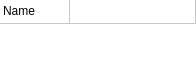
<?xml version="1.0" encoding="UTF-8"?>
<ui version="4.0">
 <class>GroupTool</class>
 <widget class="QWidget" name="GroupTool">
  <property name="geometry">
   <rect>
    <x>0</x>
    <y>0</y>
    <width>196</width>
    <height>69</height>
   </rect>
  </property>
  <property name="windowTitle">
   <string>Form</string>
  </property>
  <layout class="QVBoxLayout" name="verticalLayout">
   <property name="spacing">
    <number>0</number>
   </property>
   <property name="leftMargin">
    <number>0</number>
   </property>
   <property name="topMargin">
    <number>0</number>
   </property>
   <property name="rightMargin">
    <number>0</number>
   </property>
   <property name="bottomMargin">
    <number>0</number>
   </property>
   <item>
    <widget class="QStackedWidget" name="stackedWidget">
     <property name="currentIndex">
      <number>0</number>
     </property>
     <widget class="QWidget" name="page">
      <layout class="QVBoxLayout" name="verticalLayout_2">
       <property name="spacing">
        <number>0</number>
       </property>
       <property name="leftMargin">
        <number>0</number>
       </property>
       <property name="topMargin">
        <number>0</number>
       </property>
       <property name="rightMargin">
        <number>0</number>
       </property>
       <property name="bottomMargin">
        <number>0</number>
       </property>
       <item>
        <widget class="QTableWidget" name="tableWidget">
         <property name="sizePolicy">
          <sizepolicy hsizetype="Expanding" vsizetype="Minimum">
           <horstretch>0</horstretch>
           <verstretch>0</verstretch>
          </sizepolicy>
         </property>
         <property name="frameShape">
          <enum>QFrame::NoFrame</enum>
         </property>
         <property name="sizeAdjustPolicy">
          <enum>QAbstractScrollArea::AdjustToContents</enum>
         </property>
         <property name="editTriggers">
          <set>QAbstractItemView::NoEditTriggers</set>
         </property>
         <property name="selectionMode">
          <enum>QAbstractItemView::NoSelection</enum>
         </property>
         <attribute name="horizontalHeaderVisible">
          <bool>false</bool>
         </attribute>
         <attribute name="horizontalHeaderDefaultSectionSize">
          <number>70</number>
         </attribute>
         <attribute name="horizontalHeaderStretchLastSection">
          <bool>true</bool>
         </attribute>
         <attribute name="verticalHeaderVisible">
          <bool>false</bool>
         </attribute>
         <attribute name="verticalHeaderDefaultSectionSize">
          <number>24</number>
         </attribute>
         <attribute name="verticalHeaderMinimumSectionSize">
          <number>24</number>
         </attribute>
         <row>
          <property name="text">
           <string>Name</string>
          </property>
         </row>
         <column>
          <property name="text">
           <string>Property</string>
          </property>
         </column>
         <column>
          <property name="text">
           <string>Value</string>
          </property>
         </column>
         <item row="0" column="0">
          <property name="text">
           <string>Name</string>
          </property>
         </item>
        </widget>
       </item>
      </layout>
     </widget>
     <widget class="QWidget" name="page_2">
      <widget class="QLineEdit" name="nameLineEdit">
       <property name="geometry">
        <rect>
         <x>70</x>
         <y>100</y>
         <width>113</width>
         <height>20</height>
        </rect>
       </property>
       <property name="frame">
        <bool>false</bool>
       </property>
      </widget>
     </widget>
    </widget>
   </item>
  </layout>
 </widget>
 <resources/>
 <connections/>
</ui>
